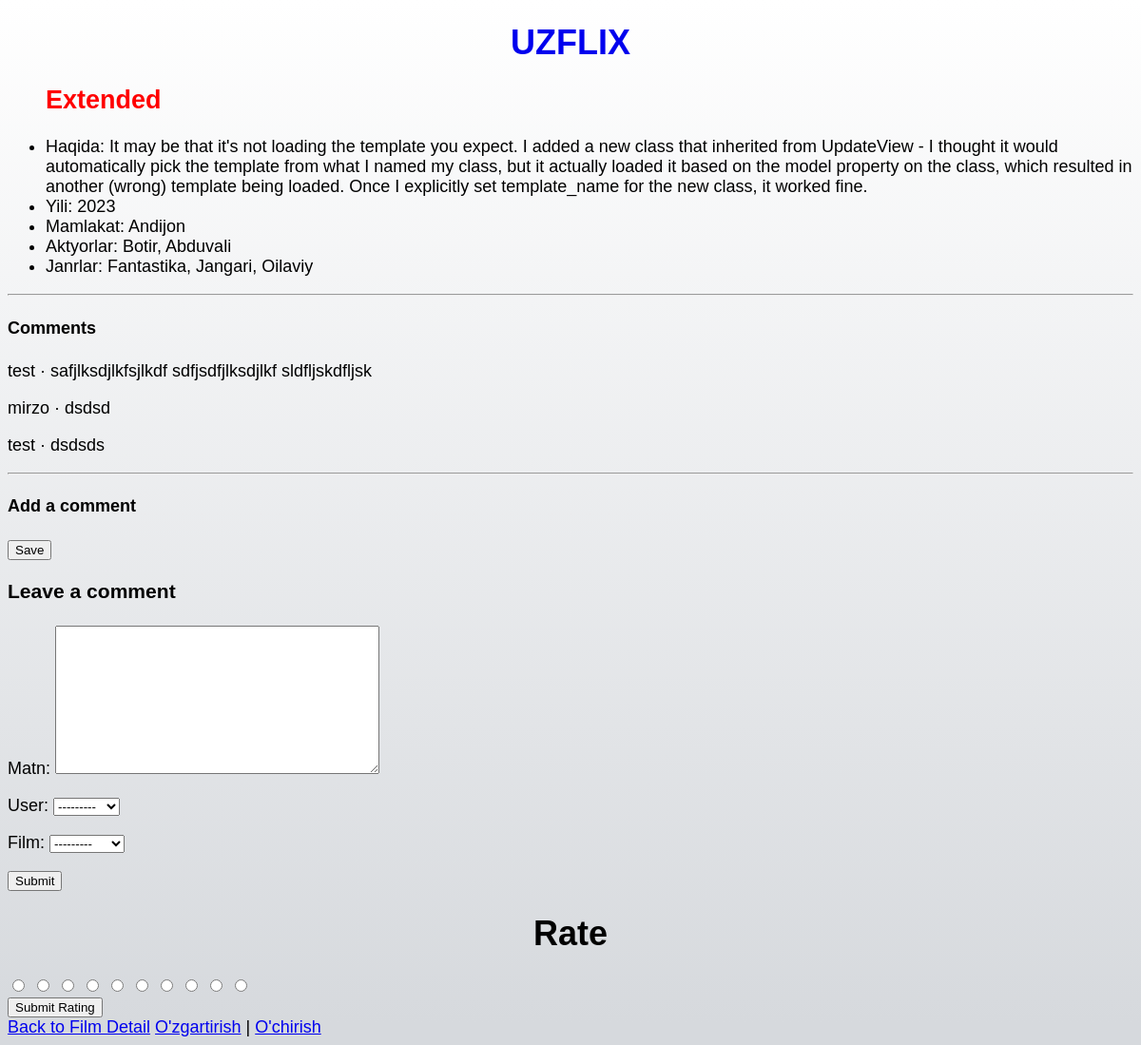
/film/3/, run on the app's committed database.
### uzflix/models.py (models this page shows, shortened)
class Film(models.Model):
    nomi = models.CharField("Nomi", max_length=100)
    haqida = models.TextField("Film haqida")
    yili = models.PositiveSmallIntegerField("Olingan yili", default=2019)
    mamlakat = models.CharField(max_length=100)
    aktyorlar = models.ManyToManyField(
        Aktyor, verbose_name="aktiyor", related_name="film_actor"
    )
    rejissorlar = models.ManyToManyField(
        Aktyor, verbose_name="rejissor", related_name="film_director"
    )
    genres = models.ManyToManyField(Janr, verbose_name="janrlar")
    draft = models.BooleanField("sayitga_joylangan", default=False)
    def __str__(self):
        return self.nomi
    class Meta:
        verbose_name = "Film"
        verbose_name_plural = "Filmlar"

class Aktyor(models.Model):
    ism = models.CharField("Ism", max_length=100)
    yosh = models.PositiveSmallIntegerField("Yoshi", default=0)
    batafsil = models.TextField("Batafsil")
    class Meta:
        verbose_name = "Aktyor yoki rejissor"
        verbose_name_plural = "Aktyorlar va rejissorlar"

class Janr(models.Model):
    name = models.CharField(
        "Nomi", choices=CATEGORY_CHOICES, max_length=100, unique=True
    )
    class Meta:
        verbose_name = "Janr"
        verbose_name_plural = "Janrlar"

class Izoh(models.Model):
    user = models.ForeignKey(User, on_delete=models.CASCADE)
    matn = models.TextField("Matn", max_length=1000)
    film = models.ForeignKey(Film, verbose_name="film", on_delete=models.CASCADE)
    created_at = models.DateTimeField(default=timezone.now)
    class Meta:
        verbose_name = "Izoh"
        verbose_name_plural = "Izohlar"

### accounts/models.py (models this page shows)
class CustomUser(AbstractUser):
    age = models.PositiveIntegerField(null=True, blank=True)
    name = models.CharField(null=True, blank=True, max_length=100)

### uzflix/views.py (the view)
# urls.py: path('film/<int:pk>/', film_detail, name='film_detail'),
def film_detail(request, pk):
    template_name = 'film_detail.html'
    film = get_object_or_404(Film, pk=pk)
    comments = film
    new_comment = None    # Comment posted
    if request.method == 'POST':
        comment_form = CommentForm(data=request.POST)
        if comment_form.is_valid():
            new_comment = comment_form.save(commit=False)
            new_comment.film = film
            new_comment.save()
    else:
        comment_form = CommentForm()
    return render(request, template_name, {'film': film,
                                           'comments': comments,
                                           'new_comment': new_comment,
                                           'comment_form': comment_form})

### uzflix/forms.py
class CommentForm(forms.ModelForm):
    class Meta:
        model = Izoh
        fields = ("matn", "user","film")

### templates/film_detail.html (shortened to what this page needs)
{% extends "film_list.html" %}
{% block content %}
    <div class="detail">
        <h1 class="linklogo"><a href="{% url 'film_list' %}">UZFLIX</a></h1>
        <ul>
            <h2>{{ film.nomi }}</h2>
            <li>Haqida: {{ film.haqida }}</li>
            <li>Yili: {{ film.yili }}</li>
            <li>Mamlakat: {{ film.mamlakat }}</li>
            <li>
                Aktyorlar:
                {% for aktyor in film.aktyorlar.all %}{{ aktyor.ism|capfirst }}{% if not forloop.last %}, {% endif %}{% endfor %}
            </li>
            <li>
                Janrlar:
                {% for janr in film.genres.all %}{{ janr.name|capfirst }}{% if not forloop.last %}, {% endif %}{% endfor %}
            </li>
        </ul>
        <hr>
        <h4>Comments</h4>
        {% for comment in film.izoh_set.all %}<p>{{ comment.user }} &middot; {{ comment.matn }}</p>{% endfor %}
        <hr>
        <h4>Add a comment</h4>
        <form action="" method="post">
            <button class="btn btn-success ml-2" type="submit">Save</button>
        </form>
     <div class="card-body">
        {% if new_comment %}
        <div class="alert alert-success" role="alert">
          Your comment is awaiting moderation
        </div>
        {% else %}
        <h3>Leave a comment</h3>
        <form method="post" style="margin-top: 1.3em;">
          {{ comment_form.as_p }}
          <button type="submit" class="btn btn-primary  btn-lg">Submit</button>
        </form>
        {% endif %}
      </div>
      <h1>Rate {{ film.title }}</h1>
  <form method="post">
    <div class="star-rating">
      <input type="radio" id="star-1" name="star" value="1">
      <input type="radio" id="star-2" name="star" value="2">
      <input type="radio" id="star-1" name="star" value="1">
      <input type="radio" id="star-1" name="star" value="1">
      <input type="radio" id="star-1" name="star" value="1">
      <input type="radio" id="star-1" name="star" value="1">
      <input type="radio" id="star-1" name="star" value="1">
      <input type="radio" id="star-1" name="star" value="1">
      <input type="radio" id="star-1" name="star" value="1">
      <input type="radio" id="star-1" name="star" value="1">
    </div>
    <button type="submit">Submit Rating</button>
  </form>
  <a href="{% url 'film_detail' pk=film.pk %}">Back to Film Detail</a>
        <a href="{% url 'film_update' film.pk %}">O'zgartirish</a> |
        <a href="{% url 'film_delete' film.pk %}">O'chirish</a>
    </div>
{% endblock content %}

### static/base.css (style rules this page uses)
body { font-family: 'Gill Sans', 'Gill Sans MT', Calibri, 'Trebuchet MS', sans-serif; font-size: 18px; background: linear-gradient(-180deg, #ffffff 0%, #d6d9dd 98%), radial-gradient(at top left, rgba(255,255,255,0.30) 0%, rgba(0,0,0,0.30) 100%); }
h2 { color: red; }
h1 { text-align: center; }
.linklogo a { text-decoration: none; }

### data on the page
Film: nomi "Extended", haqida "It may be that it's not loading the template you expect. I added a new class that inherited from UpdateView - I thought it would automatically pick the template from what I named my class, but it actually loaded it based on the model property on the class, which resulted in another (wrong) template being loaded. Once I explicitly set template_name for the new class, it worked fine.", yili "2023", mamlakat "Andijon"
Aktyor: ism "Botir"
Aktyor: ism "Abduvali"
Janr: name "Fantastika"
Janr: name "Jangari"
Janr: name "Oilaviy"
Izoh: user "test", matn "safjlksdjlkfsjlkdf sdfjsdfjlksdjlkf sldfljskdfljsk"
Izoh: user "mirzo", matn "dsdsd"
Izoh: user "test", matn "dsdsds"
